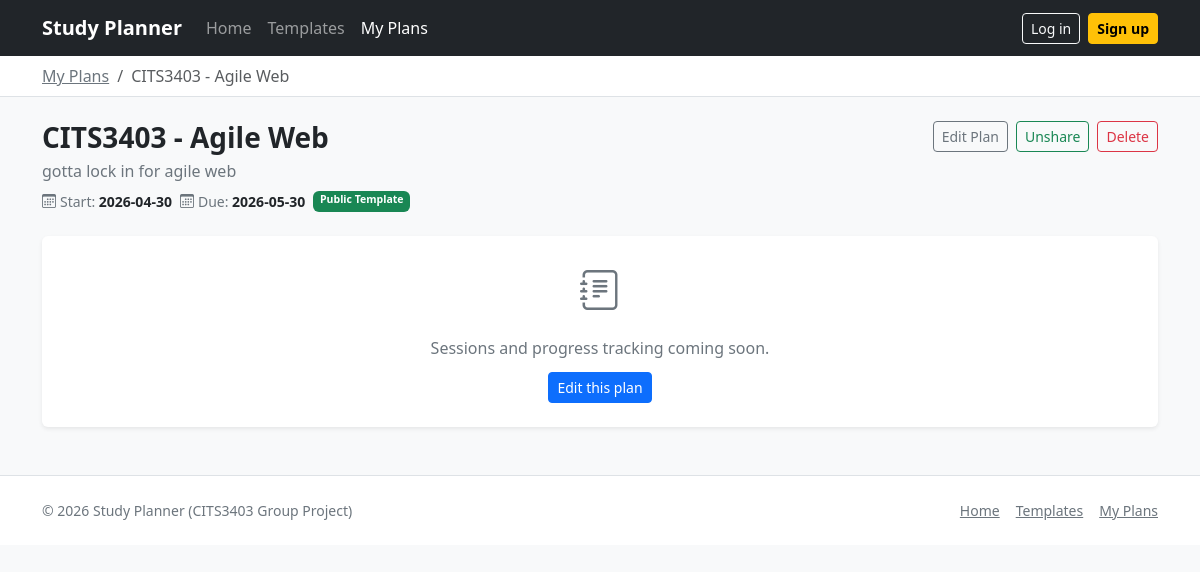
Page /plan/1 (signed in) on the committed database.
### app/models.py (models this page shows)
class Plan(db.Model):
    __tablename__ = "plans"
    id = db.Column(db.Integer, primary_key=True)
    title = db.Column(db.String(200), nullable=False)
    description = db.Column(db.Text, nullable=True)
    start_date = db.Column(db.Date, nullable=True)
    end_date = db.Column(db.Date, nullable=True)
    is_template = db.Column(db.Boolean, default=False, nullable=False)
    user_id = db.Column(db.Integer, db.ForeignKey("users.id"), nullable=False)

### app/routes.py (the view)
@main.route("/plan/<int:plan_id>")
def plan_view(plan_id):
    if not require_login():
        return redirect(url_for("main.login"))
    user_id = session["user_id"]
    plan = Plan.query.filter_by(id=plan_id, user_id=user_id).first_or_404()
    return render_template("plan-view.html", plan=plan)

### app/routes.py (called while the page is built)
def require_login():
    return "user_id" in session

### app/templates/plan-view.html (shortened to what this page needs)
{% extends "base.html" %}
{% block nav_dashboard %}active{% endblock %}
{% block content %}
  <div class="border-bottom bg-white">
    <div class="container py-2">
      <nav aria-label="breadcrumb">
        <ol class="breadcrumb mb-0 small">
          <li class="breadcrumb-item">
            <a href="{{ url_for('main.dashboard') }}" class="link-secondary">My Plans</a>
          </li>
          <li class="breadcrumb-item active" aria-current="page">{{ plan.title }}</li>
        </ol>
      </nav>
    </div>
  </div>
  <header class="py-4">
    <div class="container">
      <div class="d-flex flex-wrap justify-content-between align-items-start gap-3">
        <div>
          <h1 class="h3 fw-bold mb-1">{{ plan.title }}</h1>
          <p class="text-secondary mb-2">{{ plan.description or 'No description.' }}</p>
          <div class="d-flex flex-wrap gap-2 small text-secondary">
            {% if plan.start_date %}
              <span><i class="bi bi-calendar3 me-1"></i>Start: <strong class="text-dark">{{ plan.start_date }}</strong></span>
            {% endif %}
            {% if plan.end_date %}
              <span><i class="bi bi-calendar3 me-1"></i>Due: <strong class="text-dark">{{ plan.end_date }}</strong></span>
            {% endif %}
            {% if plan.is_template %}
              <span class="badge text-bg-success">Public Template</span>
            {% endif %}
          </div>
        </div>
        <div class="d-flex gap-2 flex-wrap">
          <a class="btn btn-outline-secondary btn-sm"
             href="{{ url_for('main.plan_edit', plan_id=plan.id) }}">Edit Plan</a>
          <form method="post" action="{{ url_for('main.plan_share', plan_id=plan.id) }}" class="d-inline">
            <button class="btn btn-outline-success btn-sm" type="submit">
              {% if plan.is_template %}Unshare{% else %}Share as Template{% endif %}
            </button>
          </form>
          <form method="post"
                action="{{ url_for('main.plan_delete', plan_id=plan.id) }}"
                onsubmit="return confirm('Delete this plan? This cannot be undone.');"
                class="d-inline">
            <button class="btn btn-outline-danger btn-sm" type="submit">Delete</button>
          </form>
        </div>
      </div>
    </div>
  </header>
  <main class="pb-5">
    <div class="container">
      <div class="card border-0 shadow-sm">
        <div class="card-body py-4 text-center text-secondary">
          <i class="bi bi-journal-text fs-1 mb-3 d-block"></i>
          <p class="mb-1">Sessions and progress tracking coming soon.</p>
          <a href="{{ url_for('main.plan_edit', plan_id=plan.id) }}" class="btn btn-primary btn-sm mt-2">Edit this plan</a>
        </div>
      </div>
    </div>
  </main>
{% endblock %}

### app/static/style.css (style rules this page uses)
:root { --app-radius: 16px; }

### rows in the picture
Plan: title "CITS3403 - Agile Web", description "gotta lock in for agile web", start_date "2026-04-30", end_date "2026-05-30"
